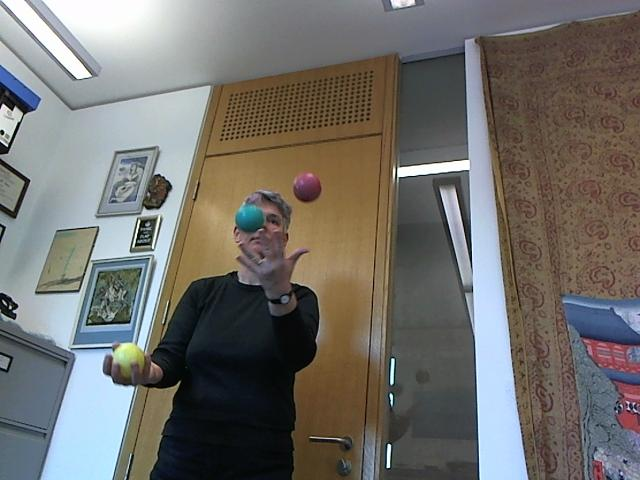
%> input picture images/00000020.jpg, 640 x 480 px
$ octave test3.m   (GNU Octave 9; MATLAB toolbox functions it lacks are replaced by stand-ins)
%> lines starting %> are read from the running program, lines starting %| are printed output that depends on the picture
image = double(imread('images/00000020.jpg','jpg'));
bg = double(imread('background.jpg','jpg'));
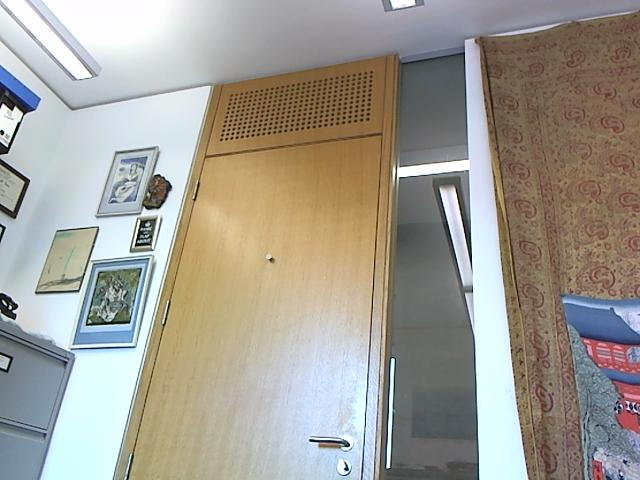
%> input picture background.jpg, 640 x 480 px

image(:,:,1) = (abs(image(:,:,1) - bg(:,:,1))>10) ;
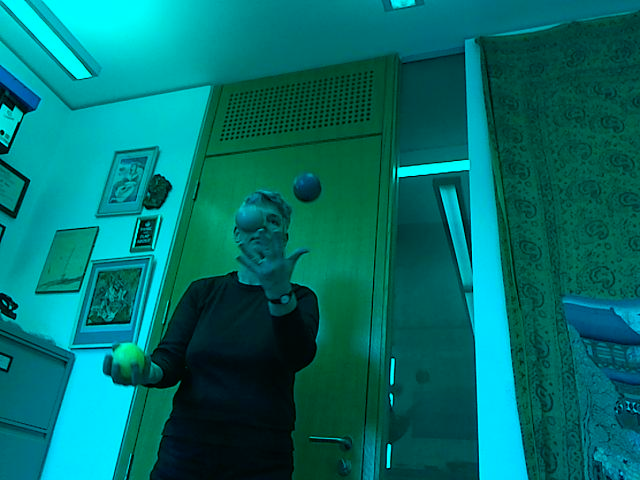
%> image: size 480x640x3 double; mean R, G, B 1, 110.9, 106.8
image(:,:,2) = (abs(image(:,:,2)-bg(:,:,2))>10) ;
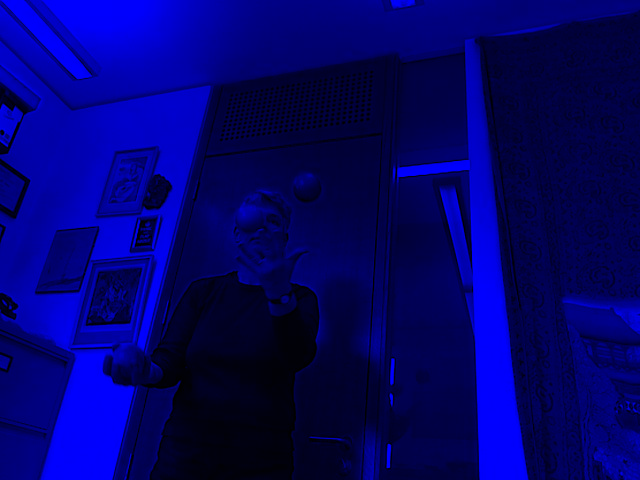
%> image: size 480x640x3 double; mean R, G, B 1, 1, 106.8
image(:,:,3) = (abs(image(:,:,3)-bg(:,:,3))>10);
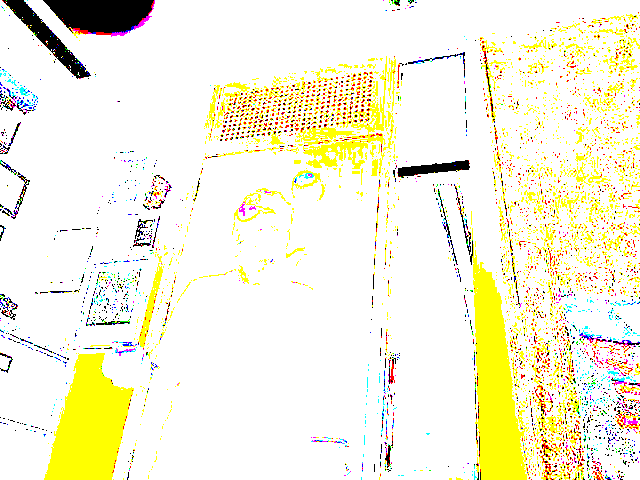
%> image: size 480x640x3 double; mean R, G, B 0.963, 0.952, 0.855
imshow(image);
